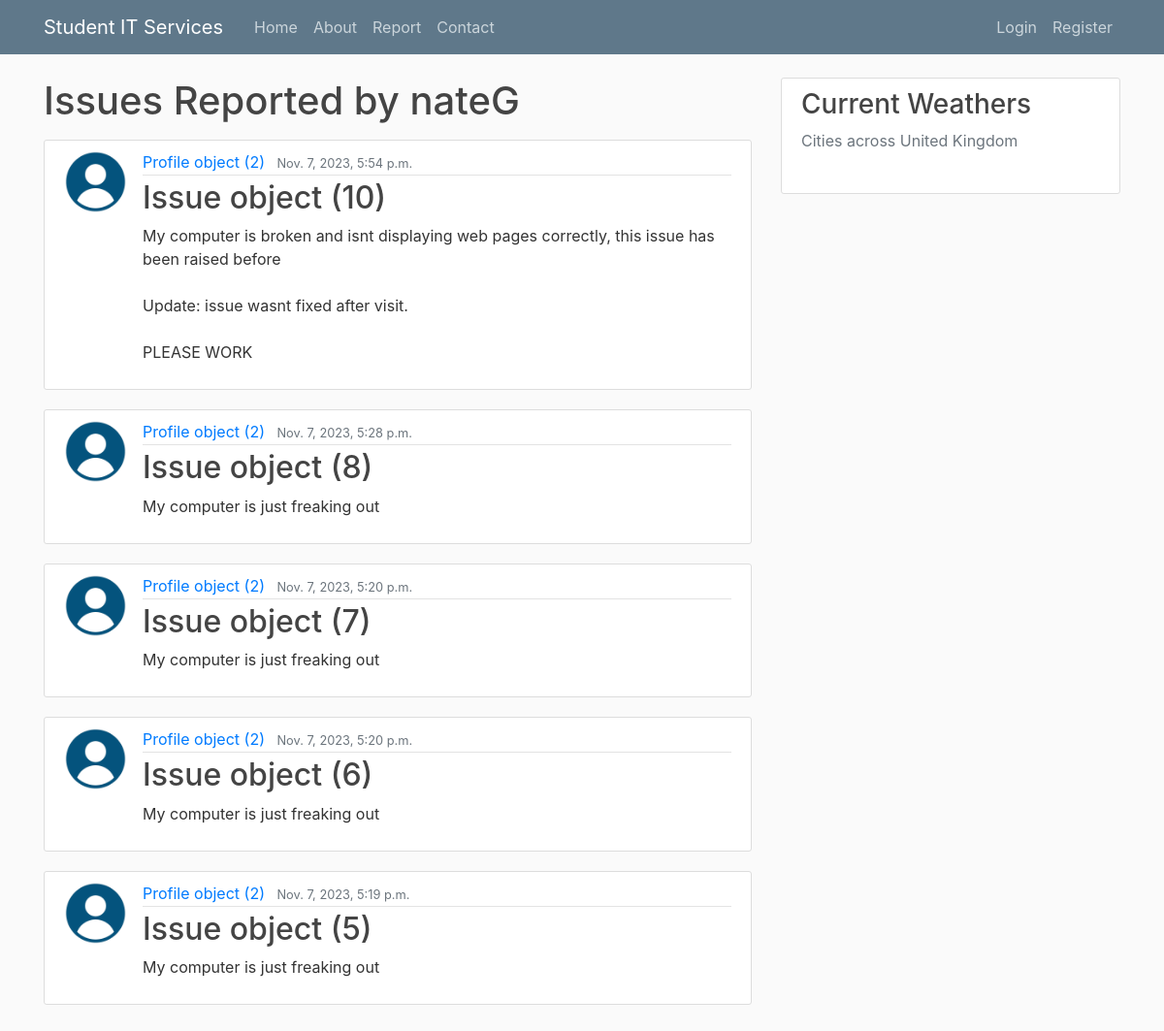
Screenshot of /issue/nateG with the database file from the repository.
### itreporting/models.py (models this page shows)
class Issue(models.Model):
    type = models.CharField(max_length = 100 , choices = [('Hardware', 'Hardware'), ('Software', 'Software')])
    room = models.CharField(max_length = 100)
    urgent = models.BooleanField(default = False)
    details = models.TextField()
    date_submitted = models.DateTimeField(default = timezone.now)
    author = models.ForeignKey(User, related_name = 'issues',
    on_delete = models.CASCADE)

### users/models.py (models this page shows)
class Profile(models.Model):
    user = models.OneToOneField(User, null = True, on_delete = models.CASCADE)
    image = models.ImageField(default = 'default.png', upload_to = 'profile_pics')

### itreporting/views.py (the view)
# urls.py: path('issue/<str:username>', UserPostListView.as_view(), name = 'user-issues'),
class UserPostListView(ListView):
    model = Issue
    template_name = 'itreporting/user_issues.html'
    context_object_name = 'issues'
    paginate_by = 5
    def get_queryset(self):
        user=get_object_or_404(User,
        username=self.kwargs.get('username'))
        return Issue.objects.filter(author=user).order_by('-date_submitted')

### itreporting/templates/itreporting/user_issues.html (shortened to what this page needs)
{% extends "itreporting/base.html" %}
{% block content %}
<h1 class="mb-3"> Issues Reported by {{ view.kwargs.username }} </h1>
{% for issue in issues %}
<article class="media content-section">
    <img class="rounded-circle article-img" src="{{ issue.author.profile.image.url }}"/>
        <div class="media-body">
            <div class="article-metadata">
                <a class="mr-2" href="#">{{ issue.author.profile }}</a>
                <small class="text-muted">{{ issue.date_submitted }}</small>
            </div>
            <h2><a class="article-title" href="{% url 'itreporting:issue-detail' issue.id %}">{{ issue }}</a></h2>
            <p class="article-content">{{ issue.details }}</p>
        </div>
    </article>
{% endfor %}
{% endblock content %}

### itreporting/static/css/styles.css (style rules this page uses)
html { position: relative; min-height: 100%; }
body { background: #fafafa; color: #333333; margin-top: 5rem; margin-bottom: 50px; }
h1, h2, h3, h4, h5, h6 { color: #444444; }
.content-section { background: #ffffff; padding: 10px 20px; border: 1px solid #dddddd; border-radius: 3px; margin-bottom: 20px; }
.article-title { color: #444444; }
.article-content { white-space: pre-line; }
.article-img { height: 65px; width: 65px; margin-right: 16px; }
.article-metadata { padding-bottom: 1px; margin-bottom: 4px; border-bottom: 1px solid #e3e3e3 }

### rows the page displays
Issue: author.profile.image (placeholder picture), author.profile "Profile object (2)", date_submitted "Nov. 7, 2023, 5:54 p.m.", id "Issue object (10)", details "My computer is broken and isnt displaying web pages correctly, this issue has been raised before Update: issue wasnt fixed after visit. PLEASE WORK"
Issue: author.profile.image (placeholder picture), author.profile "Profile object (2)", date_submitted "Nov. 7, 2023, 5:28 p.m.", id "Issue object (8)", details "My computer is just freaking out"
Issue: author.profile.image (placeholder picture), author.profile "Profile object (2)", date_submitted "Nov. 7, 2023, 5:20 p.m.", id "Issue object (7)", details "My computer is just freaking out"
Issue: author.profile.image (placeholder picture), author.profile "Profile object (2)", date_submitted "Nov. 7, 2023, 5:20 p.m.", id "Issue object (6)", details "My computer is just freaking out"
Issue: author.profile.image (placeholder picture), author.profile "Profile object (2)", date_submitted "Nov. 7, 2023, 5:19 p.m.", id "Issue object (5)", details "My computer is just freaking out"

### other values shown
{{ view.kwargs.username }} "nateG"
